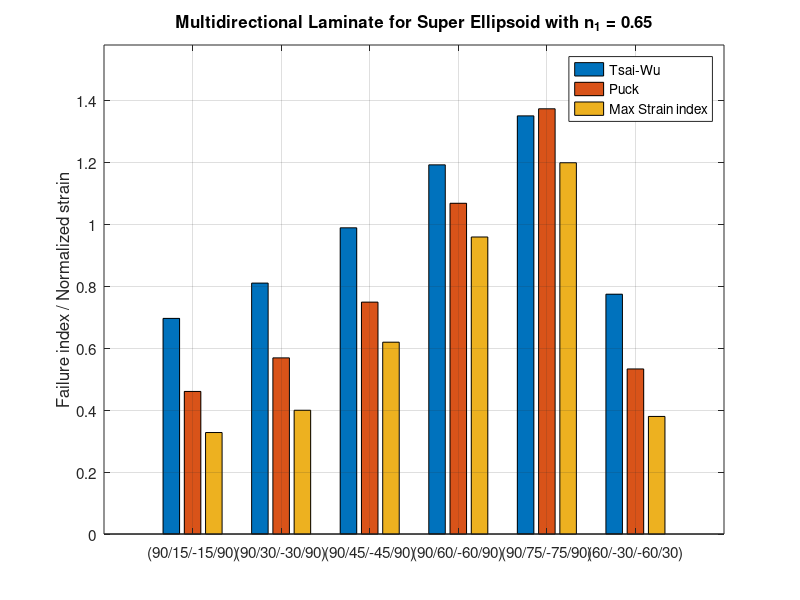

MATLAB code to generate this figure: (Note: this script raises an error after producing the figure.)
% ============================================================
% n = 0.65
% ============================================================
strain_limit = 0.005;

layups = {
    '(90/15/-15/90)'
    '(90/30/-30/90)'
    '(90/45/-45/90)'
    '(90/60/-60/90)'
    '(90/75/-75/90)'
    '(60/-30/-60/30)'
    '(15/-15/15/-15)'
    '(30/-30/30/-30)'
    '(45/-45/45/-45)'
    '(60/-60/60/-60)'
    '(75/-75/75/-75)'
};

TW = [0.6969; 0.8110; 0.9897; 1.1932; 1.3515; 0.7751; 2.0432; 1.5408; 0.8193; 1.1266; 1.3364];
PK = [0.4608; 0.5693; 0.7495; 1.0690; 1.3744; 0.5335; 2.5004; 1.4312; 0.5964; 0.8924; 1.2810];
eps = [0.00164;0.00200;0.00310;0.00480;0.00600;0.00190;0.01020;0.00540;0.00226;0.00340;0.00544];

eps_norm = eps / strain_limit;  % normalize only by strain limit

% ============================================================
% 1) FIRST PLOT: only the 5 angle-ply cases (90/±theta/90)
% ============================================================
idx1 = 1:6;

Y1 = [TW(idx1), PK(idx1), eps_norm(idx1)];
labels1 = layups(idx1);

figure('Color','w','Position',[200 120 1050 520]);
b1 = bar(Y1, 'grouped'); grid on; box on;
ylim([0, max([Y1(:); 1]) * 1.15]);

set(gca, 'XTick', 1:numel(idx1), 'XTickLabel', labels1, 'FontSize', 11);
xtickangle(20);

ylabel('Failure index / Normalized strain');
title(sprintf('Multidirectional Laminate for Super Ellipsoid with n_1 = 0.65'));

legend({'Tsai-Wu','Puck','Max Strain index'}, 'Location','northeast');

% failure/limit line at 1
hold on;
yline(1, '--', 'LineWidth', 1.2, HandleVisibility='off');
hold off;

% optional: value labels on bars
for k = 1:numel(b1)
    xt = b1(k).XEndPoints;
    yt = b1(k).YEndPoints;
    vals = b1(k).YData;
    text(xt, yt, compose('%.3f', vals), 'HorizontalAlignment','center', ...
        'VerticalAlignment','bottom', 'FontSize', 9);
end

% ============================================================
% 2) SECOND PLOT: remaining 6 layups
% ============================================================
idx2 = 7:11;

Y2 = [TW(idx2), PK(idx2), eps_norm(idx2)];
labels2 = layups(idx2);

figure('Color','w','Position',[200 120 1050 520]);
b2 = bar(Y2, 'grouped'); grid on; box on;
ylim([0, max([Y2(:); 1]) * 1.15]);

set(gca, 'XTick', 1:numel(idx2), 'XTickLabel', labels2, 'FontSize', 11);
xtickangle(20);

ylabel('Failure index / Normalized strain');
title(sprintf('Angle ply Laminate for Super Ellipsoid with n_1 = 0.65'));

legend({'Tsai-Wu','Puck','Max Strain index'}, 'Location','northeast');

hold on;
yline(1, '--', 'LineWidth', 1.2, 'HandleVisibility','off');
hold off;

% optional: value labels on bars
for k = 1:numel(b2)
    xt = b2(k).XEndPoints;
    yt = b2(k).YEndPoints;
    vals = b2(k).YData;
    text(xt, yt, compose('%.3f', vals), 'HorizontalAlignment','center', ...
        'VerticalAlignment','bottom', 'FontSize', 9);
end

%% ============================================================
% sphere
% ============================================================
strain_limit = 0.005;

layups = {
    '(90/15/-15/90)'
    '(90/30/-30/90)'
    '(90/45/-45/90)'
    '(90/60/-60/90)'
    '(90/75/-75/90)'
    '(60/-30/-60/30)'
    '(15/-15/15/-15)'
    '(30/-30/30/-30)'
    '(45/-45/45/-45)'
    '(60/-60/60/-60)'
    '(75/-75/75/-75)'
};

TW = [
    0.925     % (90/15/-15/90)
    1.14      % (90/30/-30/90)
    1.49      % (90/45/-45/90)
    1.9926    % (90/60/-60/90)
    2.2684    % (90/75/-75/90)
    1.0364    % (60/-30/-60/30)
    2.3146    % (15/-15/15/-15)
    1.9688    % (30/-30/30/-30)
    0.9302    % (45/-45/45/-45)
    1.6583    % (60/-60/60/-60)
    2.209     % (75/-75/75/-75)
];

PK = [
    0.6414    % (90/15/-15/90)
    0.953     % (90/30/-30/90)
    1.49      % (90/45/-45/90)
    2.2685    % (90/60/-60/90)
    3.1732    % (90/75/-75/90)
    0.7398    % (60/-30/-60/30)
    3.2044    % (15/-15/15/-15)
    1.9464    % (30/-30/30/-30)
    0.6511    % (45/-45/45/-45)
    1.5254    % (60/-60/60/-60)
    2.8689    % (75/-75/75/-75)
];

eps = [
    0.0021     % (90/15/-15/90)
    0.0030     % (90/30/-30/90)
    0.0060     % (90/45/-45/90)
    0.009571   % (90/60/-60/90)
    0.0130     % (90/75/-75/90)
    0.0024     % (60/-30/-60/30)
    0.012356   % (15/-15/15/-15)
    0.0072     % (30/-30/30/-30)
    0.0020     % (45/-45/45/-45)
    0.0056     % (60/-60/60/-60)
    0.011518    % (75/-75/75/-75)
];

eps_norm = eps / strain_limit;

% ============================================================
% 1) FIRST PLOT: only the 5 angle-ply cases (90/±theta/90)
% ============================================================
idx1 = 1:6;

Y1 = [TW(idx1), PK(idx1), eps_norm(idx1)];
labels1 = layups(idx1);

figure('Color','w','Position',[200 120 1050 520]);
b1 = bar(Y1, 'grouped'); grid on; box on;
ylim([0, max([Y1(:); 1]) * 1.15]);

set(gca, 'XTick', 1:numel(idx1), 'XTickLabel', labels1, 'FontSize', 11);
xtickangle(20);

ylabel('Failure index / Normalized strain');
title(sprintf('Multidirectional Laminate for Sphere'));

legend({'Tsai-Wu','Puck','Max Strain index'}, 'Location','northeast');

% failure/limit line at 1
hold on;
yline(1, '--', 'LineWidth', 1.2, HandleVisibility='off');
hold off;

% optional: value labels on bars
for k = 1:numel(b1)
    xt = b1(k).XEndPoints;
    yt = b1(k).YEndPoints;
    vals = b1(k).YData;
    text(xt, yt, compose('%.3f', vals), 'HorizontalAlignment','center', ...
        'VerticalAlignment','bottom', 'FontSize', 9);
end

% ============================================================
% 2) SECOND PLOT: remaining 6 layups
% ============================================================
idx2 = 7:11;

Y2 = [TW(idx2), PK(idx2), eps_norm(idx2)];
labels2 = layups(idx2);

figure('Color','w','Position',[200 120 1050 520]);
b2 = bar(Y2, 'grouped'); grid on; box on;
ylim([0, max([Y2(:); 1]) * 1.15]);

set(gca, 'XTick', 1:numel(idx2), 'XTickLabel', labels2, 'FontSize', 11);
xtickangle(20);

ylabel('Failure index / Normalized strain');
title(sprintf('Angle ply Laminate for Sphere'));

legend({'Tsai-Wu','Puck','Max Strain index'}, 'Location','northeast');

hold on;
yline(1, '--', 'LineWidth', 1.2, 'HandleVisibility','off');
hold off;

% optional: value labels on bars
for k = 1:numel(b2)
    xt = b2(k).XEndPoints;
    yt = b2(k).YEndPoints;
    vals = b2(k).YData;
    text(xt, yt, compose('%.3f', vals), 'HorizontalAlignment','center', ...
        'VerticalAlignment','bottom', 'FontSize', 9);
end

%% ============================================================
% n = 0.45
% ============================================================
strain_limit = 0.005;

layups = {
    '(90/15/-15/90)'
    '(90/30/-30/90)'
    '(90/45/-45/90)'
    '(90/60/-60/90)'
    '(90/75/-75/90)'
    '(60/-30/-60/30)'
    '(15/-15/15/-15)'
    '(30/-30/30/-30)'
    '(45/-45/45/-45)'
    '(60/-60/60/-60)'
    '(75/-75/75/-75)'
};

TW = [
    0.2266    % (90/15/-15/90)
    0.2436    % (90/30/-30/90)
    0.3009    % (90/45/-45/90)
    0.4578    % (90/60/-60/90)
    0.6335    % (90/75/-75/90)
    0.2771    % (60/-30/-60/30)
    1.0809    % (15/-15/15/-15)
    0.7064    % (30/-30/30/-30)
    0.3044    % (45/-45/45/-45)
    0.3272    % (60/-60/60/-60)
    0.5802    % (75/-75/75/-75)
];

PK = [
    0.1504    % (90/15/-15/90)
    0.1623    % (90/30/-30/90)
    0.2578    % (90/45/-45/90)
    0.3759    % (90/60/-60/90)
    0.5441    % (90/75/-75/90)
    0.2099    % (60/-30/-60/30)
    1.0510    % (15/-15/15/-15)
    0.6139    % (30/-30/30/-30)
    0.2100    % (45/-45/45/-45)
    0.2868    % (60/-60/60/-60)
    0.4838    % (75/-75/75/-75)
];

eps = [
    0.000726   % (90/15/-15/90)
    0.000989   % (90/30/-30/90)
    0.001300   % (90/45/-45/90)
    0.001883   % (90/60/-60/90)
    0.002343   % (90/75/-75/90)
    0.000917   % (60/-30/-60/30)
    0.004400   % (15/-15/15/-15)
    0.002500   % (30/-30/30/-30)
    0.000790   % (45/-45/45/-45)
    0.001288   % (60/-60/60/-60)
    0.002050   % (75/-75/75/-75)
];

eps_norm = eps / strain_limit;

% ============================================================
% 1) FIRST PLOT: only the 5 angle-ply cases (90/±theta/90)
% ============================================================
idx1 = 1:6;

Y1 = [TW(idx1), PK(idx1), eps_norm(idx1)];
labels1 = layups(idx1);

figure('Color','w','Position',[200 120 1050 520]);
b1 = bar(Y1, 'grouped'); grid on; box on;
ylim([0, max([Y1(:); 1]) * 1.15]);

set(gca, 'XTick', 1:numel(idx1), 'XTickLabel', labels1, 'FontSize', 11);
xtickangle(20);

ylabel('Failure index / Normalized strain');
title(sprintf('Multidirectional Laminate for Super Ellipsoid with n_1 = 0.45'));

legend({'Tsai-Wu','Puck','Max Strain index'}, 'Location','northeast');

% failure/limit line at 1
hold on;
yline(1, '--', 'LineWidth', 1.2, HandleVisibility='off');
hold off;

% optional: value labels on bars
for k = 1:numel(b1)
    xt = b1(k).XEndPoints;
    yt = b1(k).YEndPoints;
    vals = b1(k).YData;
    text(xt, yt, compose('%.3f', vals), 'HorizontalAlignment','center', ...
        'VerticalAlignment','bottom', 'FontSize', 9);
end

% ============================================================
% 2) SECOND PLOT: remaining 6 layups
% ============================================================
idx2 = 7:11;

Y2 = [TW(idx2), PK(idx2), eps_norm(idx2)];
labels2 = layups(idx2);

figure('Color','w','Position',[200 120 1050 520]);
b2 = bar(Y2, 'grouped'); grid on; box on;
ylim([0, max([Y2(:); 1]) * 1.15]);

set(gca, 'XTick', 1:numel(idx2), 'XTickLabel', labels2, 'FontSize', 11);
xtickangle(20);

ylabel('Failure index / Normalized strain');
title(sprintf('Angle ply Laminate for Super Ellipsoid with n_1 = 0.45'));

legend({'Tsai-Wu','Puck','Max Strain index'}, 'Location','northeast');

hold on;
yline(1, '--', 'LineWidth', 1.2, 'HandleVisibility','off');
hold off;

% optional: value labels on bars
for k = 1:numel(b2)
    xt = b2(k).XEndPoints;
    yt = b2(k).YEndPoints;
    vals = b2(k).YData;
    text(xt, yt, compose('%.3f', vals), 'HorizontalAlignment','center', ...
        'VerticalAlignment','bottom', 'FontSize', 9);
end
